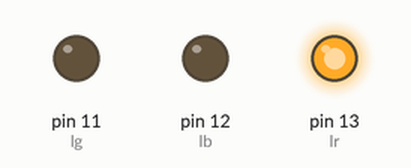
This sketch was run on a simulated Arduino Uno, built with avr-gcc and run on an emulated ATmega328P. On the bench: output pins drawn as LEDs (lit = HIGH).

Above: at 0.5 s.
At 1.5 s:
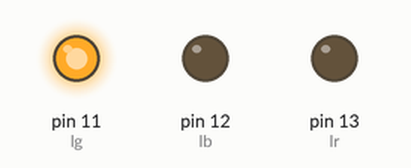
At 2.5 s:
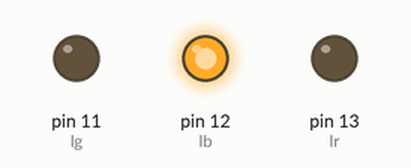
At 3.5 s:
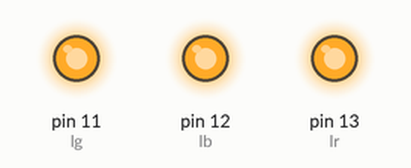
Timing chart, 0 to 5.2 s (numbered marks = the images above):
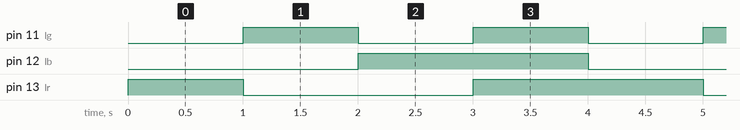

Measured:
- by itself, pin 11 (lg): alternates HIGH for 1.0 s and LOW for 1.0 s
- by itself, pin 12 (lb): alternates HIGH for 2.0 s and LOW for 2.0 s
- by itself, pin 13 (lr): repeats every 4.0 s: LOW 2.0 s, HIGH 2.0 s

The sketch:

iot_rgb_light_code.ino
```cpp
int lr= 13;
int lb= 12;
int lg= 11;
void setup() {
  pinMode(lr, OUTPUT);
  pinMode(lg, OUTPUT);
  pinMode(lb, OUTPUT);
}
void loop() {
  analogWrite(lr,255);  // Red
  analogWrite(lg,0);
  analogWrite(lb,0);
  delay(1000);

  analogWrite(lg,255); // Green
  analogWrite(lr,0);
  analogWrite(lb,0);
  delay(1000);

  analogWrite(lb,255); // Blue
  analogWrite(lg,0);
  analogWrite(lr,0);
  delay(1000);

  analogWrite(lb,255); // yellow
  analogWrite(lg,255);
  analogWrite(lr,255);
  delay(1000);
}
```
